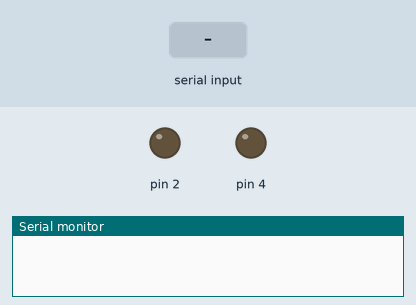
Recording of a sketch running on a simulated Arduino Uno, built with avr-gcc and run on an emulated ATmega328P. On the bench: output pins drawn as LEDs (lit = HIGH), the last lines printed to the serial monitor. The inputs (shaded band) are chosen by the test bench.

Above: at 1.2 s.
1.3 s: "1" received over Serial
At 2.0 s:
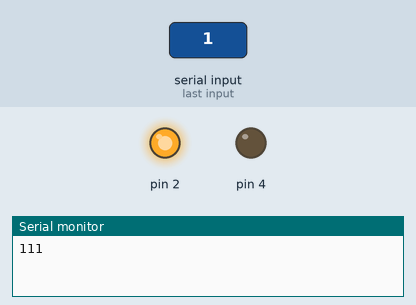
Timing chart, 0 to 12.8 s (numbered marks = the images above; inputs shaded):
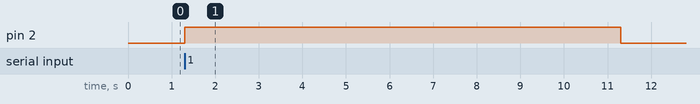

Measured:
- after the input at 1.3 s, pin 2: LOW → HIGH at once, → LOW 10.0 s later

The sketch:

diandongtuigan.ino
```cpp
void setup() {
  // put your setup code here, to run once:
  pinMode(2,OUTPUT);
  pinMode(4,OUTPUT);
  digitalWrite(2,LOW);
  digitalWrite(4,LOW);//设置2号，4号引脚为输出口
  Serial.begin(9600);//串口通讯波特率为9600

}

void loop() {
  // put your main code here, to run repeatedly:
  int data;

   while(Serial.available()>0){
      data=Serial.read();//读取串口通信
      delay(2);
      if(data==49){//当串口输入为1时，读取到的数值为49，控制推杆推出
    Serial.println("111");//提示状态代码
    digitalWrite(2,HIGH);
    delay(10000);//推杆推出时间暂时未定，需要通过测试找到合适的推出持续时间
    digitalWrite(2,LOW);//停止推杆推出
     }
      if(data==50){//当串口输入为2时，读取到的数值为50，控制推杆收回
    Serial.println("222");//提示状态代码
     digitalWrite(4,HIGH);//开始推杆收回
     delay(10000);
  digitalWrite(4,LOW);  //结束推杆收回
     }
     }

  digitalWrite(2,LOW);
  digitalWrite(4,LOW);//每次操作结束后清空推杆数据
  data=0;


}
//关于接线：In1接2号口，In2 接4号口
```
